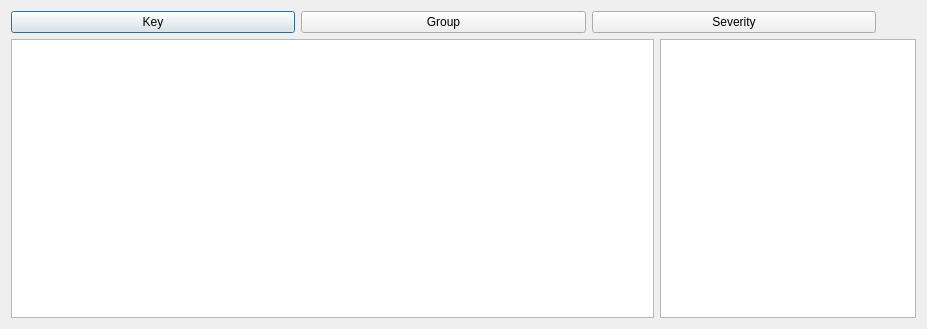
<?xml version="1.0" encoding="UTF-8"?>
<ui version="4.0">
 <class>LoggingWindow</class>
 <widget class="QDialog" name="LoggingWindow">
  <property name="geometry">
   <rect>
    <x>0</x>
    <y>0</y>
    <width>927</width>
    <height>329</height>
   </rect>
  </property>
  <property name="windowTitle">
   <string>Logging</string>
  </property>
  <layout class="QVBoxLayout" name="verticalLayout">
   <item>
    <layout class="QHBoxLayout" name="horizontalLayout">
     <item>
      <widget class="QPushButton" name="keyButton">
       <property name="text">
        <string>Key</string>
       </property>
      </widget>
     </item>
     <item>
      <widget class="QPushButton" name="groupButton">
       <property name="text">
        <string>Group</string>
       </property>
      </widget>
     </item>
     <item>
      <widget class="QPushButton" name="severityButton">
       <property name="text">
        <string>Severity</string>
       </property>
      </widget>
     </item>
     <item>
      <spacer name="buttonSpacer">
       <property name="orientation">
        <enum>Qt::Horizontal</enum>
       </property>
       <property name="sizeType">
        <enum>QSizePolicy::Minimum</enum>
       </property>
       <property name="sizeHint" stdset="0">
        <size>
         <width>40</width>
         <height>20</height>
        </size>
       </property>
      </spacer>
     </item>
    </layout>
   </item>
   <item>
    <layout class="QHBoxLayout" name="horizontalLayout_2">
     <item>
      <widget class="QTableView" name="tableView">
       <property name="sizePolicy">
        <sizepolicy hsizetype="Expanding" vsizetype="Expanding">
         <horstretch>0</horstretch>
         <verstretch>0</verstretch>
        </sizepolicy>
       </property>
      </widget>
     </item>
     <item>
      <widget class="QTextEdit" name="textView">
       <property name="sizePolicy">
        <sizepolicy hsizetype="Preferred" vsizetype="Expanding">
         <horstretch>0</horstretch>
         <verstretch>0</verstretch>
        </sizepolicy>
       </property>
       <property name="readOnly">
        <bool>true</bool>
       </property>
       <property name="html">
        <string>&lt;!DOCTYPE HTML PUBLIC &quot;-//W3C//DTD HTML 4.0//EN&quot; &quot;http://www.w3.org/TR/REC-html40/strict.dtd&quot;&gt;
&lt;html&gt;&lt;head&gt;&lt;meta name=&quot;qrichtext&quot; content=&quot;1&quot; /&gt;&lt;style type=&quot;text/css&quot;&gt;
p, li { white-space: pre-wrap; }
&lt;/style&gt;&lt;/head&gt;&lt;body style=&quot; font-family:'.AppleSystemUIFont'; font-size:13pt; font-weight:400; font-style:normal;&quot;&gt;
&lt;p style=&quot;-qt-paragraph-type:empty; margin-top:0px; margin-bottom:0px; margin-left:0px; margin-right:0px; -qt-block-indent:0; text-indent:0px;&quot;&gt;&lt;br /&gt;&lt;/p&gt;&lt;/body&gt;&lt;/html&gt;</string>
       </property>
       <property name="acceptRichText">
        <bool>false</bool>
       </property>
       <property name="placeholderText">
        <string/>
       </property>
      </widget>
     </item>
    </layout>
   </item>
  </layout>
 </widget>
 <resources/>
 <connections/>
</ui>
